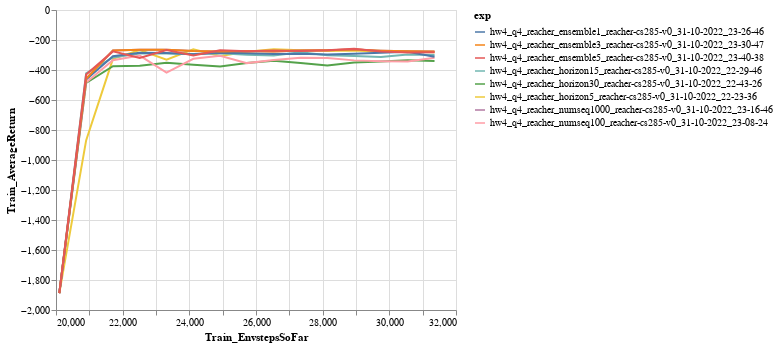

The notebook cell saved with this chart:
### Code cell
chart = alt.Chart(df_q4).mark_line().encode(
    x=xtag,
    y=ytag,
    color='exp'
)
chart = chart.configure_legend(
    labelLimit=1000
)
chart

### Figure 1 — Vega-Lite specification as saved in the notebook (floating-point values rounded to 4 significant figures)
{"config": {"view": {"continuousWidth": 400, "continuousHeight": 300}, "legend": {"labelLimit": 1000}}, "data": {"name": "data-ebd9e4ea9927bcddcff021d9a1f1526b"}, "mark": "line", "encoding": {"color": {"field": "exp", "type": "nominal"}, "x": {"field": "Train_EnvstepsSoFar", "type": "quantitative"}, "y": {"field": "Train_AverageReturn", "type": "quantitative"}}, "$schema": "https://vega.github.io/schema/vega-lite/v4.17.0.json", "datasets": {"data-ebd9e4ea9927bcddcff021d9a1f1526b": [{"Train_EnvstepsSoFar": 20100.0, "Train_AverageReturn": -1887.0, "exp": "hw4_q4_reacher_horizon5_reacher-cs285-v0_31-10-2022_22-23-36", "date": "2022-10-31T22:23:36"}, {"Train_EnvstepsSoFar": 20900.0, "Train_AverageReturn": -869.5, "exp": "hw4_q4_reacher_horizon5_reacher-cs285-v0_31-10-2022_22-23-36", "date": "2022-10-31T22:23:36"}, {"Train_EnvstepsSoFar": 21710.0, "Train_AverageReturn": -325.6, "exp": "hw4_q4_reacher_horizon5_reacher-cs285-v0_31-10-2022_22-23-36", "date": "2022-10-31T22:23:36"}, {"Train_EnvstepsSoFar": 22510.0, "Train_AverageReturn": -266.6, "exp": "hw4_q4_reacher_horizon5_reacher-cs285-v0_31-10-2022_22-23-36", "date": "2022-10-31T22:23:36"}, {"Train_EnvstepsSoFar": 23320.0, "Train_AverageReturn": -330.5, "exp": "hw4_q4_reacher_horizon5_reacher-cs285-v0_31-10-2022_22-23-36", "date": "2022-10-31T22:23:36"}, {"Train_EnvstepsSoFar": 24120.0, "Train_AverageReturn": -261.7, "exp": "hw4_q4_reacher_horizon5_reacher-cs285-v0_31-10-2022_22-23-36", "date": "2022-10-31T22:23:36"}, {"Train_EnvstepsSoFar": 24920.0, "Train_AverageReturn": -306.2, "exp": "hw4_q4_reacher_horizon5_reacher-cs285-v0_31-10-2022_22-23-36", "date": "2022-10-31T22:23:36"}, {"Train_EnvstepsSoFar": 25730.0, "Train_AverageReturn": -277.8, "exp": "hw4_q4_reacher_horizon5_reacher-cs285-v0_31-10-2022_22-23-36", "date": "2022-10-31T22:23:36"}, {"Train_EnvstepsSoFar": 26530.0, "Train_AverageReturn": -261.1, "exp": "hw4_q4_reacher_horizon5_reacher-cs285-v0_31-10-2022_22-23-36", "date": "2022-10-31T22:23:36"}, {"Train_EnvstepsSoFar": 27340.0, "Train_AverageReturn": -267.5, "exp": "hw4_q4_reacher_horizon5_reacher-cs285-v0_31-10-2022_22-23-36", "date": "2022-10-31T22:23:36"}, {"Train_EnvstepsSoFar": 28140.0, "Train_AverageReturn": -273.0, "exp": "hw4_q4_reacher_horizon5_reacher-cs285-v0_31-10-2022_22-23-36", "date": "2022-10-31T22:23:36"}, {"Train_EnvstepsSoFar": 28940.0, "Train_AverageReturn": -270.6, "exp": "hw4_q4_reacher_horizon5_reacher-cs285-v0_31-10-2022_22-23-36", "date": "2022-10-31T22:23:36"}, {"Train_EnvstepsSoFar": 29750.0, "Train_AverageReturn": -277.6, "exp": "hw4_q4_reacher_horizon5_reacher-cs285-v0_31-10-2022_22-23-36", "date": "2022-10-31T22:23:36"}, {"Train_EnvstepsSoFar": 30550.0, "Train_AverageReturn": -275.9, "exp": "hw4_q4_reacher_horizon5_reacher-cs285-v0_31-10-2022_22-23-36", "date": "2022-10-31T22:23:36"}, {"Train_EnvstepsSoFar": 31360.0, "Train_AverageReturn": -281.8, "exp": "hw4_q4_reacher_horizon5_reacher-cs285-v0_31-10-2022_22-23-36", "date": "2022-10-31T22:23:36"}, {"Train_EnvstepsSoFar": 20100.0, "Train_AverageReturn": -1887.0, "exp": "hw4_q4_reacher_horizon15_reacher-cs285-v0_31-10-2022_22-29-46", "date": "2022-10-31T22:29:46"}, {"Train_EnvstepsSoFar": 20900.0, "Train_AverageReturn": -422.7, "exp": "hw4_q4_reacher_horizon15_reacher-cs285-v0_31-10-2022_22-29-46", "date": "2022-10-31T22:29:46"}, {"Train_EnvstepsSoFar": 21710.0, "Train_AverageReturn": -316.0, "exp": "hw4_q4_reacher_horizon15_reacher-cs285-v0_31-10-2022_22-29-46", "date": "2022-10-31T22:29:46"}, {"Train_EnvstepsSoFar": 22510.0, "Train_AverageReturn": -290.3, "exp": "hw4_q4_reacher_horizon15_reacher-cs285-v0_31-10-2022_22-29-46", "date": "2022-10-31T22:29:46"}, {"Train_EnvstepsSoFar": 23320.0, "Train_AverageReturn": -290.8, "exp": "hw4_q4_reacher_horizon15_reacher-cs285-v0_31-10-2022_22-29-46", "date": "2022-10-31T22:29:46"}, {"Train_EnvstepsSoFar": 24120.0, "Train_AverageReturn": -292.8, "exp": "hw4_q4_reacher_horizon15_reacher-cs285-v0_31-10-2022_22-29-46", "date": "2022-10-31T22:29:46"}, {"Train_EnvstepsSoFar": 24920.0, "Train_AverageReturn": -288.5, "exp": "hw4_q4_reacher_horizon15_reacher-cs285-v0_31-10-2022_22-29-46", "date": "2022-10-31T22:29:46"}, {"Train_EnvstepsSoFar": 25730.0, "Train_AverageReturn": -297.6, "exp": "hw4_q4_reacher_horizon15_reacher-cs285-v0_31-10-2022_22-29-46", "date": "2022-10-31T22:29:46"}, {"Train_EnvstepsSoFar": 26530.0, "Train_AverageReturn": -303.9, "exp": "hw4_q4_reacher_horizon15_reacher-cs285-v0_31-10-2022_22-29-46", "date": "2022-10-31T22:29:46"}, {"Train_EnvstepsSoFar": 27340.0, "Train_AverageReturn": -282.4, "exp": "hw4_q4_reacher_horizon15_reacher-cs285-v0_31-10-2022_22-29-46", "date": "2022-10-31T22:29:46"}, {"Train_EnvstepsSoFar": 28140.0, "Train_AverageReturn": -301.6, "exp": "hw4_q4_reacher_horizon15_reacher-cs285-v0_31-10-2022_22-29-46", "date": "2022-10-31T22:29:46"}, {"Train_EnvstepsSoFar": 28940.0, "Train_AverageReturn": -306.2, "exp": "hw4_q4_reacher_horizon15_reacher-cs285-v0_31-10-2022_22-29-46", "date": "2022-10-31T22:29:46"}, {"Train_EnvstepsSoFar": 29750.0, "Train_AverageReturn": -313.4, "exp": "hw4_q4_reacher_horizon15_reacher-cs285-v0_31-10-2022_22-29-46", "date": "2022-10-31T22:29:46"}, {"Train_EnvstepsSoFar": 30550.0, "Train_AverageReturn": -296.8, "exp": "hw4_q4_reacher_horizon15_reacher-cs285-v0_31-10-2022_22-29-46", "date": "2022-10-31T22:29:46"}, {"Train_EnvstepsSoFar": 31360.0, "Train_AverageReturn": -299.4, "exp": "hw4_q4_reacher_horizon15_reacher-cs285-v0_31-10-2022_22-29-46", "date": "2022-10-31T22:29:46"}, {"Train_EnvstepsSoFar": 20100.0, "Train_AverageReturn": -1887.0, "exp": "hw4_q4_reacher_horizon30_reacher-cs285-v0_31-10-2022_22-43-26", "date": "2022-10-31T22:43:26"}, {"Train_EnvstepsSoFar": 20900.0, "Train_AverageReturn": -486.6, "exp": "hw4_q4_reacher_horizon30_reacher-cs285-v0_31-10-2022_22-43-26", "date": "2022-10-31T22:43:26"}, {"Train_EnvstepsSoFar": 21710.0, "Train_AverageReturn": -374.9, "exp": "hw4_q4_reacher_horizon30_reacher-cs285-v0_31-10-2022_22-43-26", "date": "2022-10-31T22:43:26"}, {"Train_EnvstepsSoFar": 22510.0, "Train_AverageReturn": -370.8, "exp": "hw4_q4_reacher_horizon30_reacher-cs285-v0_31-10-2022_22-43-26", "date": "2022-10-31T22:43:26"}, {"Train_EnvstepsSoFar": 23320.0, "Train_AverageReturn": -352.0, "exp": "hw4_q4_reacher_horizon30_reacher-cs285-v0_31-10-2022_22-43-26", "date": "2022-10-31T22:43:26"}, {"Train_EnvstepsSoFar": 24120.0, "Train_AverageReturn": -364.9, "exp": "hw4_q4_reacher_horizon30_reacher-cs285-v0_31-10-2022_22-43-26", "date": "2022-10-31T22:43:26"}, {"Train_EnvstepsSoFar": 24920.0, "Train_AverageReturn": -376.4, "exp": "hw4_q4_reacher_horizon30_reacher-cs285-v0_31-10-2022_22-43-26", "date": "2022-10-31T22:43:26"}, {"Train_EnvstepsSoFar": 25730.0, "Train_AverageReturn": -352.7, "exp": "hw4_q4_reacher_horizon30_reacher-cs285-v0_31-10-2022_22-43-26", "date": "2022-10-31T22:43:26"}, {"Train_EnvstepsSoFar": 26530.0, "Train_AverageReturn": -338.4, "exp": "hw4_q4_reacher_horizon30_reacher-cs285-v0_31-10-2022_22-43-26", "date": "2022-10-31T22:43:26"}, {"Train_EnvstepsSoFar": 27340.0, "Train_AverageReturn": -354.0, "exp": "hw4_q4_reacher_horizon30_reacher-cs285-v0_31-10-2022_22-43-26", "date": "2022-10-31T22:43:26"}, {"Train_EnvstepsSoFar": 28140.0, "Train_AverageReturn": -369.6, "exp": "hw4_q4_reacher_horizon30_reacher-cs285-v0_31-10-2022_22-43-26", "date": "2022-10-31T22:43:26"}, {"Train_EnvstepsSoFar": 28940.0, "Train_AverageReturn": -350.4, "exp": "hw4_q4_reacher_horizon30_reacher-cs285-v0_31-10-2022_22-43-26", "date": "2022-10-31T22:43:26"}, {"Train_EnvstepsSoFar": 29750.0, "Train_AverageReturn": -343.5, "exp": "hw4_q4_reacher_horizon30_reacher-cs285-v0_31-10-2022_22-43-26", "date": "2022-10-31T22:43:26"}, {"Train_EnvstepsSoFar": 30550.0, "Train_AverageReturn": -335.8, "exp": "hw4_q4_reacher_horizon30_reacher-cs285-v0_31-10-2022_22-43-26", "date": "2022-10-31T22:43:26"}, {"Train_EnvstepsSoFar": 31360.0, "Train_AverageReturn": -340.0, "exp": "hw4_q4_reacher_horizon30_reacher-cs285-v0_31-10-2022_22-43-26", "date": "2022-10-31T22:43:26"}, {"Train_EnvstepsSoFar": 20100.0, "Train_AverageReturn": -1887.0, "exp": "hw4_q4_reacher_numseq100_reacher-cs285-v0_31-10-2022_23-08-24", "date": "2022-10-31T23:08:24"}, {"Train_EnvstepsSoFar": 20900.0, "Train_AverageReturn": -482.9, "exp": "hw4_q4_reacher_numseq100_reacher-cs285-v0_31-10-2022_23-08-24", "date": "2022-10-31T23:08:24"}, {"Train_EnvstepsSoFar": 21710.0, "Train_AverageReturn": -334.6, "exp": "hw4_q4_reacher_numseq100_reacher-cs285-v0_31-10-2022_23-08-24", "date": "2022-10-31T23:08:24"}, {"Train_EnvstepsSoFar": 22510.0, "Train_AverageReturn": -303.7, "exp": "hw4_q4_reacher_numseq100_reacher-cs285-v0_31-10-2022_23-08-24", "date": "2022-10-31T23:08:24"}, {"Train_EnvstepsSoFar": 23320.0, "Train_AverageReturn": -417.3, "exp": "hw4_q4_reacher_numseq100_reacher-cs285-v0_31-10-2022_23-08-24", "date": "2022-10-31T23:08:24"}, {"Train_EnvstepsSoFar": 24120.0, "Train_AverageReturn": -325.1, "exp": "hw4_q4_reacher_numseq100_reacher-cs285-v0_31-10-2022_23-08-24", "date": "2022-10-31T23:08:24"}, {"Train_EnvstepsSoFar": 24920.0, "Train_AverageReturn": -305.8, "exp": "hw4_q4_reacher_numseq100_reacher-cs285-v0_31-10-2022_23-08-24", "date": "2022-10-31T23:08:24"}, {"Train_EnvstepsSoFar": 25730.0, "Train_AverageReturn": -354.1, "exp": "hw4_q4_reacher_numseq100_reacher-cs285-v0_31-10-2022_23-08-24", "date": "2022-10-31T23:08:24"}, {"Train_EnvstepsSoFar": 26530.0, "Train_AverageReturn": -332.9, "exp": "hw4_q4_reacher_numseq100_reacher-cs285-v0_31-10-2022_23-08-24", "date": "2022-10-31T23:08:24"}, {"Train_EnvstepsSoFar": 27340.0, "Train_AverageReturn": -318.5, "exp": "hw4_q4_reacher_numseq100_reacher-cs285-v0_31-10-2022_23-08-24", "date": "2022-10-31T23:08:24"}, {"Train_EnvstepsSoFar": 28140.0, "Train_AverageReturn": -319.4, "exp": "hw4_q4_reacher_numseq100_reacher-cs285-v0_31-10-2022_23-08-24", "date": "2022-10-31T23:08:24"}, {"Train_EnvstepsSoFar": 28940.0, "Train_AverageReturn": -335.8, "exp": "hw4_q4_reacher_numseq100_reacher-cs285-v0_31-10-2022_23-08-24", "date": "2022-10-31T23:08:24"}, {"Train_EnvstepsSoFar": 29750.0, "Train_AverageReturn": -341.1, "exp": "hw4_q4_reacher_numseq100_reacher-cs285-v0_31-10-2022_23-08-24", "date": "2022-10-31T23:08:24"}, {"Train_EnvstepsSoFar": 30550.0, "Train_AverageReturn": -342.7, "exp": "hw4_q4_reacher_numseq100_reacher-cs285-v0_31-10-2022_23-08-24", "date": "2022-10-31T23:08:24"}, {"Train_EnvstepsSoFar": 31360.0, "Train_AverageReturn": -318.3, "exp": "hw4_q4_reacher_numseq100_reacher-cs285-v0_31-10-2022_23-08-24", "date": "2022-10-31T23:08:24"}, {"Train_EnvstepsSoFar": 20100.0, "Train_AverageReturn": -1887.0, "exp": "hw4_q4_reacher_numseq1000_reacher-cs285-v0_31-10-2022_23-16-46", "date": "2022-10-31T23:16:46"}, {"Train_EnvstepsSoFar": 20900.0, "Train_AverageReturn": -458.1, "exp": "hw4_q4_reacher_numseq1000_reacher-cs285-v0_31-10-2022_23-16-46", "date": "2022-10-31T23:16:46"}, {"Train_EnvstepsSoFar": 21710.0, "Train_AverageReturn": -269.2, "exp": "hw4_q4_reacher_numseq1000_reacher-cs285-v0_31-10-2022_23-16-46", "date": "2022-10-31T23:16:46"}, {"Train_EnvstepsSoFar": 22510.0, "Train_AverageReturn": -265.3, "exp": "hw4_q4_reacher_numseq1000_reacher-cs285-v0_31-10-2022_23-16-46", "date": "2022-10-31T23:16:46"}, {"Train_EnvstepsSoFar": 23320.0, "Train_AverageReturn": -265.0, "exp": "hw4_q4_reacher_numseq1000_reacher-cs285-v0_31-10-2022_23-16-46", "date": "2022-10-31T23:16:46"}, {"Train_EnvstepsSoFar": 24120.0, "Train_AverageReturn": -273.0, "exp": "hw4_q4_reacher_numseq1000_reacher-cs285-v0_31-10-2022_23-16-46", "date": "2022-10-31T23:16:46"}, {"Train_EnvstepsSoFar": 24920.0, "Train_AverageReturn": -276.2, "exp": "hw4_q4_reacher_numseq1000_reacher-cs285-v0_31-10-2022_23-16-46", "date": "2022-10-31T23:16:46"}, {"Train_EnvstepsSoFar": 25730.0, "Train_AverageReturn": -273.6, "exp": "hw4_q4_reacher_numseq1000_reacher-cs285-v0_31-10-2022_23-16-46", "date": "2022-10-31T23:16:46"}, {"Train_EnvstepsSoFar": 26530.0, "Train_AverageReturn": -276.9, "exp": "hw4_q4_reacher_numseq1000_reacher-cs285-v0_31-10-2022_23-16-46", "date": "2022-10-31T23:16:46"}, {"Train_EnvstepsSoFar": 27340.0, "Train_AverageReturn": -269.6, "exp": "hw4_q4_reacher_numseq1000_reacher-cs285-v0_31-10-2022_23-16-46", "date": "2022-10-31T23:16:46"}, {"Train_EnvstepsSoFar": 28140.0, "Train_AverageReturn": -267.7, "exp": "hw4_q4_reacher_numseq1000_reacher-cs285-v0_31-10-2022_23-16-46", "date": "2022-10-31T23:16:46"}, {"Train_EnvstepsSoFar": 28940.0, "Train_AverageReturn": -263.5, "exp": "hw4_q4_reacher_numseq1000_reacher-cs285-v0_31-10-2022_23-16-46", "date": "2022-10-31T23:16:46"}, {"Train_EnvstepsSoFar": 29750.0, "Train_AverageReturn": -271.4, "exp": "hw4_q4_reacher_numseq1000_reacher-cs285-v0_31-10-2022_23-16-46", "date": "2022-10-31T23:16:46"}, {"Train_EnvstepsSoFar": 30550.0, "Train_AverageReturn": -275.7, "exp": "hw4_q4_reacher_numseq1000_reacher-cs285-v0_31-10-2022_23-16-46", "date": "2022-10-31T23:16:46"}, {"Train_EnvstepsSoFar": 31360.0, "Train_AverageReturn": -276.3, "exp": "hw4_q4_reacher_numseq1000_reacher-cs285-v0_31-10-2022_23-16-46", "date": "2022-10-31T23:16:46"}, {"Train_EnvstepsSoFar": 20100.0, "Train_AverageReturn": -1887.0, "exp": "hw4_q4_reacher_ensemble1_reacher-cs285-v0_31-10-2022_23-26-46", "date": "2022-10-31T23:26:46"}, {"Train_EnvstepsSoFar": 20900.0, "Train_AverageReturn": -463.0, "exp": "hw4_q4_reacher_ensemble1_reacher-cs285-v0_31-10-2022_23-26-46", "date": "2022-10-31T23:26:46"}, {"Train_EnvstepsSoFar": 21710.0, "Train_AverageReturn": -308.4, "exp": "hw4_q4_reacher_ensemble1_reacher-cs285-v0_31-10-2022_23-26-46", "date": "2022-10-31T23:26:46"}, {"Train_EnvstepsSoFar": 22510.0, "Train_AverageReturn": -285.3, "exp": "hw4_q4_reacher_ensemble1_reacher-cs285-v0_31-10-2022_23-26-46", "date": "2022-10-31T23:26:46"}, {"Train_EnvstepsSoFar": 23320.0, "Train_AverageReturn": -286.3, "exp": "hw4_q4_reacher_ensemble1_reacher-cs285-v0_31-10-2022_23-26-46", "date": "2022-10-31T23:26:46"}, {"Train_EnvstepsSoFar": 24120.0, "Train_AverageReturn": -294.3, "exp": "hw4_q4_reacher_ensemble1_reacher-cs285-v0_31-10-2022_23-26-46", "date": "2022-10-31T23:26:46"}, {"Train_EnvstepsSoFar": 24920.0, "Train_AverageReturn": -284.4, "exp": "hw4_q4_reacher_ensemble1_reacher-cs285-v0_31-10-2022_23-26-46", "date": "2022-10-31T23:26:46"}, {"Train_EnvstepsSoFar": 25730.0, "Train_AverageReturn": -288.3, "exp": "hw4_q4_reacher_ensemble1_reacher-cs285-v0_31-10-2022_23-26-46", "date": "2022-10-31T23:26:46"}, {"Train_EnvstepsSoFar": 26530.0, "Train_AverageReturn": -292.7, "exp": "hw4_q4_reacher_ensemble1_reacher-cs285-v0_31-10-2022_23-26-46", "date": "2022-10-31T23:26:46"}, {"Train_EnvstepsSoFar": 27340.0, "Train_AverageReturn": -291.5, "exp": "hw4_q4_reacher_ensemble1_reacher-cs285-v0_31-10-2022_23-26-46", "date": "2022-10-31T23:26:46"}, {"Train_EnvstepsSoFar": 28140.0, "Train_AverageReturn": -297.2, "exp": "hw4_q4_reacher_ensemble1_reacher-cs285-v0_31-10-2022_23-26-46", "date": "2022-10-31T23:26:46"}, {"Train_EnvstepsSoFar": 28940.0, "Train_AverageReturn": -291.0, "exp": "hw4_q4_reacher_ensemble1_reacher-cs285-v0_31-10-2022_23-26-46", "date": "2022-10-31T23:26:46"}, {"Train_EnvstepsSoFar": 29750.0, "Train_AverageReturn": -285.7, "exp": "hw4_q4_reacher_ensemble1_reacher-cs285-v0_31-10-2022_23-26-46", "date": "2022-10-31T23:26:46"}, {"Train_EnvstepsSoFar": 30550.0, "Train_AverageReturn": -278.1, "exp": "hw4_q4_reacher_ensemble1_reacher-cs285-v0_31-10-2022_23-26-46", "date": "2022-10-31T23:26:46"}, {"Train_EnvstepsSoFar": 31360.0, "Train_AverageReturn": -312.2, "exp": "hw4_q4_reacher_ensemble1_reacher-cs285-v0_31-10-2022_23-26-46", "date": "2022-10-31T23:26:46"}, {"Train_EnvstepsSoFar": 20100.0, "Train_AverageReturn": -1887.0, "exp": "hw4_q4_reacher_ensemble3_reacher-cs285-v0_31-10-2022_23-30-47", "date": "2022-10-31T23:30:47"}, {"Train_EnvstepsSoFar": 20900.0, "Train_AverageReturn": -458.1, "exp": "hw4_q4_reacher_ensemble3_reacher-cs285-v0_31-10-2022_23-30-47", "date": "2022-10-31T23:30:47"}, {"Train_EnvstepsSoFar": 21710.0, "Train_AverageReturn": -269.2, "exp": "hw4_q4_reacher_ensemble3_reacher-cs285-v0_31-10-2022_23-30-47", "date": "2022-10-31T23:30:47"}, {"Train_EnvstepsSoFar": 22510.0, "Train_AverageReturn": -265.3, "exp": "hw4_q4_reacher_ensemble3_reacher-cs285-v0_31-10-2022_23-30-47", "date": "2022-10-31T23:30:47"}, {"Train_EnvstepsSoFar": 23320.0, "Train_AverageReturn": -265.0, "exp": "hw4_q4_reacher_ensemble3_reacher-cs285-v0_31-10-2022_23-30-47", "date": "2022-10-31T23:30:47"}, {"Train_EnvstepsSoFar": 24120.0, "Train_AverageReturn": -273.0, "exp": "hw4_q4_reacher_ensemble3_reacher-cs285-v0_31-10-2022_23-30-47", "date": "2022-10-31T23:30:47"}, {"Train_EnvstepsSoFar": 24920.0, "Train_AverageReturn": -276.2, "exp": "hw4_q4_reacher_ensemble3_reacher-cs285-v0_31-10-2022_23-30-47", "date": "2022-10-31T23:30:47"}, {"Train_EnvstepsSoFar": 25730.0, "Train_AverageReturn": -273.6, "exp": "hw4_q4_reacher_ensemble3_reacher-cs285-v0_31-10-2022_23-30-47", "date": "2022-10-31T23:30:47"}, {"Train_EnvstepsSoFar": 26530.0, "Train_AverageReturn": -276.9, "exp": "hw4_q4_reacher_ensemble3_reacher-cs285-v0_31-10-2022_23-30-47", "date": "2022-10-31T23:30:47"}, {"Train_EnvstepsSoFar": 27340.0, "Train_AverageReturn": -269.6, "exp": "hw4_q4_reacher_ensemble3_reacher-cs285-v0_31-10-2022_23-30-47", "date": "2022-10-31T23:30:47"}, {"Train_EnvstepsSoFar": 28140.0, "Train_AverageReturn": -267.7, "exp": "hw4_q4_reacher_ensemble3_reacher-cs285-v0_31-10-2022_23-30-47", "date": "2022-10-31T23:30:47"}, {"Train_EnvstepsSoFar": 28940.0, "Train_AverageReturn": -263.5, "exp": "hw4_q4_reacher_ensemble3_reacher-cs285-v0_31-10-2022_23-30-47", "date": "2022-10-31T23:30:47"}, {"Train_EnvstepsSoFar": 29750.0, "Train_AverageReturn": -271.4, "exp": "hw4_q4_reacher_ensemble3_reacher-cs285-v0_31-10-2022_23-30-47", "date": "2022-10-31T23:30:47"}, {"Train_EnvstepsSoFar": 30550.0, "Train_AverageReturn": -275.7, "exp": "hw4_q4_reacher_ensemble3_reacher-cs285-v0_31-10-2022_23-30-47", "date": "2022-10-31T23:30:47"}, {"Train_EnvstepsSoFar": 31360.0, "Train_AverageReturn": -276.3, "exp": "hw4_q4_reacher_ensemble3_reacher-cs285-v0_31-10-2022_23-30-47", "date": "2022-10-31T23:30:47"}, {"Train_EnvstepsSoFar": 20100.0, "Train_AverageReturn": -1887.0, "exp": "hw4_q4_reacher_ensemble5_reacher-cs285-v0_31-10-2022_23-40-38", "date": "2022-10-31T23:40:38"}, {"Train_EnvstepsSoFar": 20900.0, "Train_AverageReturn": -430.5, "exp": "hw4_q4_reacher_ensemble5_reacher-cs285-v0_31-10-2022_23-40-38", "date": "2022-10-31T23:40:38"}, {"Train_EnvstepsSoFar": 21710.0, "Train_AverageReturn": -275.9, "exp": "hw4_q4_reacher_ensemble5_reacher-cs285-v0_31-10-2022_23-40-38", "date": "2022-10-31T23:40:38"}, {"Train_EnvstepsSoFar": 22510.0, "Train_AverageReturn": -319.6, "exp": "hw4_q4_reacher_ensemble5_reacher-cs285-v0_31-10-2022_23-40-38", "date": "2022-10-31T23:40:38"}, {"Train_EnvstepsSoFar": 23320.0, "Train_AverageReturn": -267.2, "exp": "hw4_q4_reacher_ensemble5_reacher-cs285-v0_31-10-2022_23-40-38", "date": "2022-10-31T23:40:38"}, {"Train_EnvstepsSoFar": 24120.0, "Train_AverageReturn": -302.8, "exp": "hw4_q4_reacher_ensemble5_reacher-cs285-v0_31-10-2022_23-40-38", "date": "2022-10-31T23:40:38"}, {"Train_EnvstepsSoFar": 24920.0, "Train_AverageReturn": -268.2, "exp": "hw4_q4_reacher_ensemble5_reacher-cs285-v0_31-10-2022_23-40-38", "date": "2022-10-31T23:40:38"}, {"Train_EnvstepsSoFar": 25730.0, "Train_AverageReturn": -275.5, "exp": "hw4_q4_reacher_ensemble5_reacher-cs285-v0_31-10-2022_23-40-38", "date": "2022-10-31T23:40:38"}, {"Train_EnvstepsSoFar": 26530.0, "Train_AverageReturn": -269.9, "exp": "hw4_q4_reacher_ensemble5_reacher-cs285-v0_31-10-2022_23-40-38", "date": "2022-10-31T23:40:38"}, {"Train_EnvstepsSoFar": 27340.0, "Train_AverageReturn": -273.7, "exp": "hw4_q4_reacher_ensemble5_reacher-cs285-v0_31-10-2022_23-40-38", "date": "2022-10-31T23:40:38"}, {"Train_EnvstepsSoFar": 28140.0, "Train_AverageReturn": -268.5, "exp": "hw4_q4_reacher_ensemble5_reacher-cs285-v0_31-10-2022_23-40-38", "date": "2022-10-31T23:40:38"}, {"Train_EnvstepsSoFar": 28940.0, "Train_AverageReturn": -258.0, "exp": "hw4_q4_reacher_ensemble5_reacher-cs285-v0_31-10-2022_23-40-38", "date": "2022-10-31T23:40:38"}, {"Train_EnvstepsSoFar": 29750.0, "Train_AverageReturn": -277.3, "exp": "hw4_q4_reacher_ensemble5_reacher-cs285-v0_31-10-2022_23-40-38", "date": "2022-10-31T23:40:38"}, {"Train_EnvstepsSoFar": 30550.0, "Train_AverageReturn": -283.4, "exp": "hw4_q4_reacher_ensemble5_reacher-cs285-v0_31-10-2022_23-40-38", "date": "2022-10-31T23:40:38"}, {"Train_EnvstepsSoFar": 31360.0, "Train_AverageReturn": -281.3, "exp": "hw4_q4_reacher_ensemble5_reacher-cs285-v0_31-10-2022_23-40-38", "date": "2022-10-31T23:40:38"}]}}
